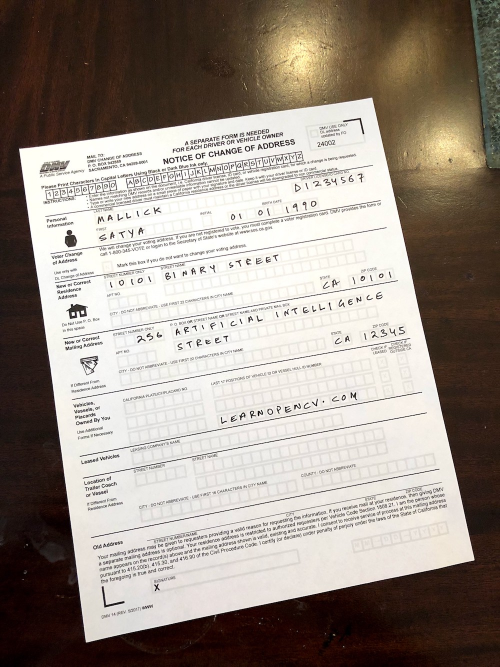
#> input picture align.jpg, 1000 x 1333 px (shown at 1/2 size)
$ python main.py
#> lines starting #> are read from the running program, lines starting #| are printed output that depends on the picture
import cv2
import numpy as np

# Link do material utilizado e do código:
# https://www.geeksforgeeks.org/image-registration-using-opencv-python/

# Abre os arquivos das imagens.
img1_color = cv2.imread("align.jpg")  # Image to be aligned.
#> img1_color is the input picture: shape (1333, 1000, 3); mean B, G, R 136, 144.9, 154.7
img2_color = cv2.imread("ref.jpg")  # Reference image.
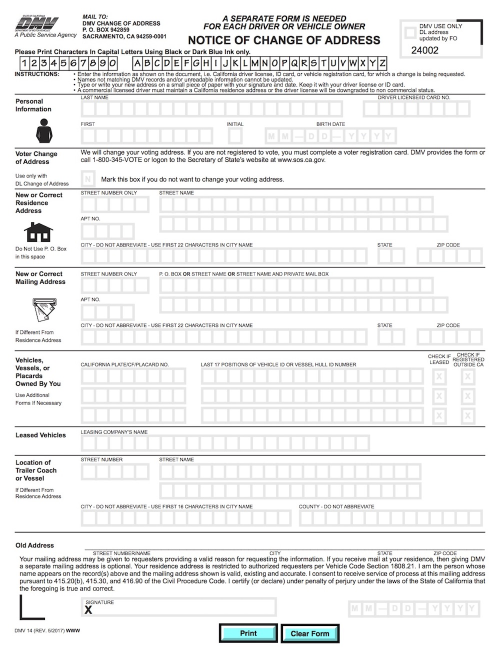
#> input picture ref.jpg, 1000 x 1293 px (shown at 1/2 size)
#> img2_color is the input picture: shape (1293, 1000, 3); mean B, G, R 237.7, 237.7, 237.5

# Converte as imagens para grayscale.
img1 = cv2.cvtColor(img1_color, cv2.COLOR_BGR2GRAY)
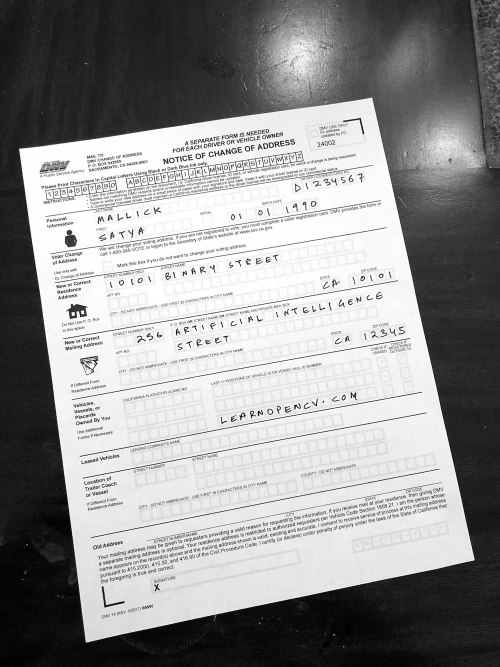
#> img1: shape (1333, 1000) (shown at 1/2 size); min 0, max 255, mean 146.8
img2 = cv2.cvtColor(img2_color, cv2.COLOR_BGR2GRAY)
height, width = img2.shape
#> height = 1293; width = 1000

# Create ORB detector with 5000 features.
orb_detector = cv2.ORB_create(5000)

# Encontra keypoints e descriptors.
# O primeiro argumento é a imagem, o segundo a máscara (nesse caso, não é necessária).
kp1, d1 = orb_detector.detectAndCompute(img1, None)
#> kp1 = 5000 keypoints; strongest (x, y, size): (561, 284, 31), (396, 685, 31), (505, 293, 31), (504, 825, 31)
kp2, d2 = orb_detector.detectAndCompute(img2, None)
#> kp2 = 5000 keypoints; strongest (x, y, size): (65, 391, 31), (65, 548, 31), (87, 941, 31), (34, 957, 31)

# Match features between the two images. Combina os atributos das duas imagens.
# We create a Brute Force matcher with
# Hamming distance as measurement mode.
matcher = cv2.BFMatcher(cv2.NORM_HAMMING, crossCheck=True)

# Match the two sets of descriptors. Combina os descriptors das duas imagens.
# Descriptors are histograms of the image gradients to characterize the appearance of a keypoint
# Alteração para lista.
matches = list(matcher.match(d1, d2))
#> matches = 1458 matches

# Sort matches on the basis of their Hamming distance.
matches.sort(key=lambda x: x.distance)

# Take the top 90 % matches forward.
matches = matches[:int(len(matches) * 0.9)]
#> matches = 1312 matches
no_of_matches = len(matches)
#> no_of_matches = 1312

# Define empty matrices of shape no_of_matches * 2.
p1 = np.zeros((no_of_matches, 2))
p2 = np.zeros((no_of_matches, 2))

for i in range(len(matches)):
    p1[i, :] = kp1[matches[i].queryIdx].pt
    p2[i, :] = kp2[matches[i].trainIdx].pt
#> after the loop, p1 = 1312 pairs, first value 80.87 to 877.9, second value 241.4 to 1213.9; p2 = 1312 pairs, first value 31 to 964, second value 32 to 1254

# Find the homography matrix.
# Realiza as operações da Matriz Homográfica.
homography, mask = cv2.findHomography(p1, p2, cv2.RANSAC)
#> homography = [[1.41, -0.199, -11.38], [0.227, 1.52, -484], [-4.84e-05, 0.000121, 1]]; mask = 1312 values, max 1 at index 1, min 0 at index 0, mean 0.474

# Use this matrix to transform the colored image wrt the reference image.
# Utiliza a matrix homográfica obtida para transformar a imagem.
transformed_img = cv2.warpPerspective(img1_color,
                                      homography, (width, height))
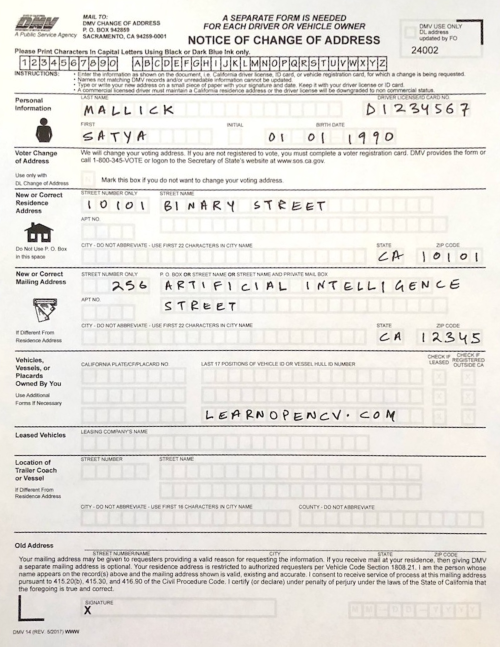
#> transformed_img: shape (1293, 1000, 3) (shown at 1/2 size); mean B, G, R 223.1, 228, 231

# Save the output.
cv2.imwrite('output.jpg', transformed_img)
